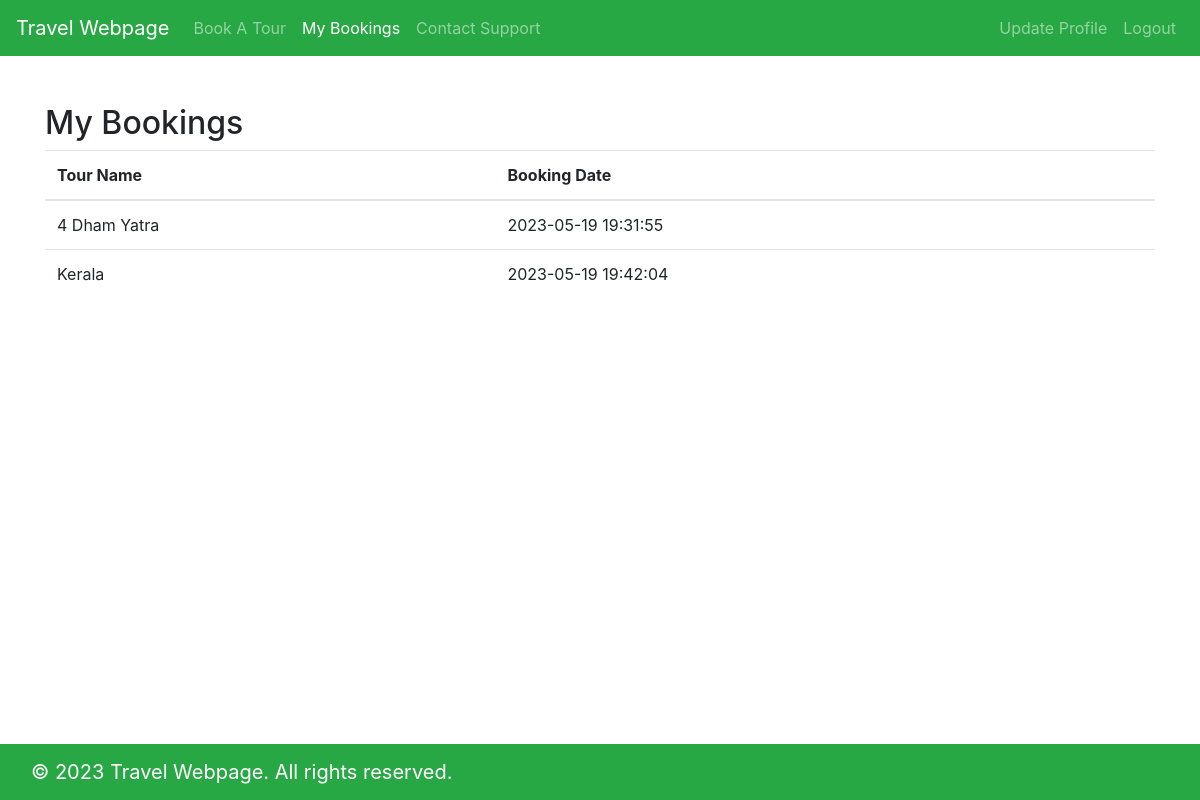
The page /my-bookings.php (signed in) on the database its author committed.
### tables this page shows
CREATE TABLE `bookings` (
  `id` int(11) NOT NULL,
  `user_id` int(11) DEFAULT NULL,
  `tour_id` int(11) DEFAULT NULL,
  `booking_date` timestamp NOT NULL DEFAULT current_timestamp()
);

CREATE TABLE `tours` (
  `id` int(11) NOT NULL,
  `name` varchar(255) DEFAULT NULL,
  `description` text DEFAULT NULL,
  `price` decimal(10,2) DEFAULT NULL,
  `duration` int(11) DEFAULT NULL,
  `location` varchar(255) DEFAULT NULL,
  `created_at` timestamp NOT NULL DEFAULT current_timestamp(),
  `updated_at` timestamp NOT NULL DEFAULT current_timestamp() ON UPDATE current_timestamp()
);

### my-bookings.php (the view, shortened to what this page needs)
<?php
$userId = $_SESSION['user_id'];
$conn = new PDO('mysql:host=localhost;dbname=travel', 'root', '');
$stmt = $conn->prepare("SELECT bookings.*, tours.name AS tour_name FROM bookings JOIN tours ON bookings.tour_id = tours.id WHERE user_id = :user_id");
$stmt->bindParam(':user_id', $userId);
$stmt->execute();
$bookings = $stmt->fetchAll(PDO::FETCH_ASSOC);
?>
<!DOCTYPE html>
<html>
<head>
  <link rel="stylesheet" href="https://stackpath.bootstrapcdn.com/bootstrap/4.5.2/css/bootstrap.min.css">
</head>
<body>
  <nav class="navbar navbar-expand-lg navbar-dark bg-success">
    <a class="navbar-brand" href="#">Travel Webpage</a>
    <ul class="navbar-nav ml-auto">
      <li class="nav-item">
        <a class="nav-link" href="dashboard.php">Book A Tour</a>
      </li>
      <li class="nav-item">
        <a class="nav-link active" href="my-bookings.php">My Bookings</a>
      </li>
      <li class="nav-item">
        <a class="nav-link" href="contact-support.php">Contact Support</a>
      </li>
    </ul>
    <div class="collapse navbar-collapse" id="navbarNav">
      <ul class="navbar-nav ml-auto">
        <li class="nav-item">
          <a class="nav-link" href="update-profile.php">Update Profile</a>
        </li>
        <li class="nav-item">
          <a class="nav-link" href="logout.php">Logout</a>
        </li>
      </ul>
    </div>
  </nav>
  <div class="container mt-5">
    <h2>My Bookings</h2>
    <table class="table">
      <thead>
        <tr>
          <th>Tour Name</th>
          <th>Booking Date</th>
        </tr>
      </thead>
      <tbody>
        <?php foreach ($bookings as $booking) : ?>
          <tr>
            <td><?php echo $booking['tour_name']; ?></td>
            <td><?php echo $booking['booking_date']; ?></td>
          </tr>
        <?php endforeach; ?>
      </tbody>
    </table>
  </div>
  <footer class="footer">
    <nav class="navbar fixed-bottom navbar-dark bg-success">
      <div class="container-fluid">
        <a class="navbar-brand text-center" href="#">© 2023 Travel Webpage. All rights reserved.</a>
      </div>
  </footer>
</body>
</html>

### rows shown on the page
bookings: tour.name "4 Dham Yatra", booking_date "2023-05-19 19:31:55"
bookings: tour.name "Kerala", booking_date "2023-05-19 19:42:04"
